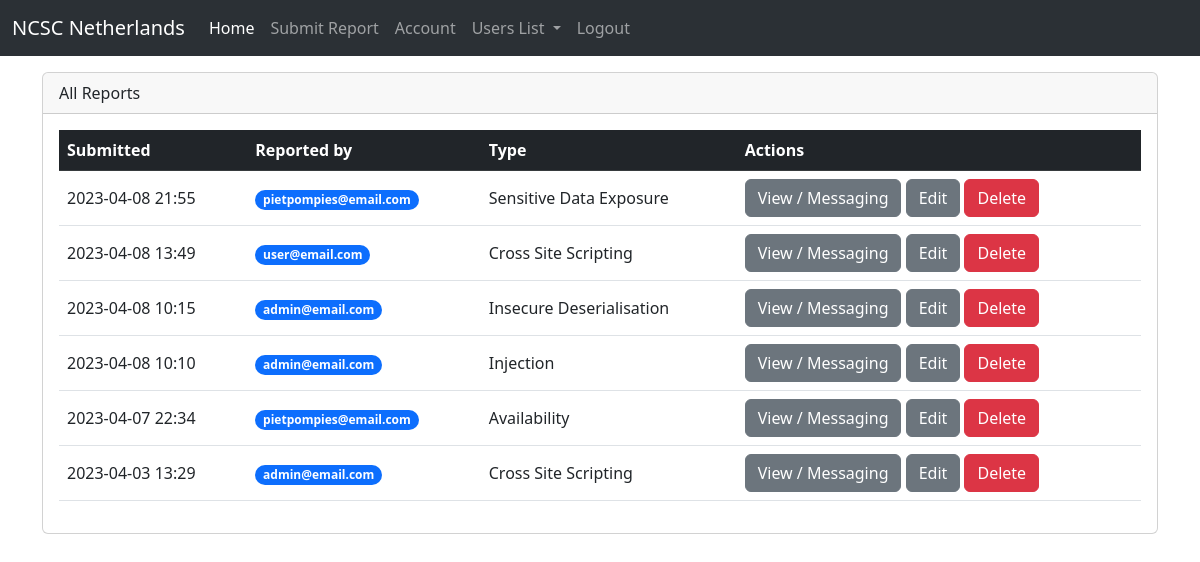
/dashboard (signed in), run on the app's committed database.
### App.py (models this page shows)
class User(db.Model, UserMixin):
    id = db.Column(db.Integer, primary_key=True)
    first_name = db.Column(db.String)
    surname_prefix = db.Column(db.String)
    surname = db.Column(db.String)
    email = db.Column(db.String, unique=True)
    password = db.Column(db.String)
    phone_number = db.Column(db.String)
    role = db.Column(db.String, default="User")
    is_deleted = db.Column(db.Boolean, default=False)
    enc_key = db.Column(db.String)
    userreports = db.relationship('Report', backref="user", lazy=True)
    usermessages = db.relationship('Message', backref="from_user", lazy=True)

### App.py (the view)
@app.route("/dashboard")
@login_required
def dashboard():
    if current_user.role == "Admin":
        reports_encr = db.session.query(Report) \
            .order_by(Report.date_time.desc()).all()
    else:
        reports_encr = db.session.query(Report) \
            .where(current_user.id == Report.user_id) \
            .order_by(Report.date_time.desc()).all()
    reports = []
    for rep in reports_encr:
        content = decrypt_data(rep.report_content, rep.user.enc_key)
        content['vulnerability'] = " ".join(map(str.capitalize, content['vulnerability'].split("_")))
        other_fields = {
            "id": rep.id,
            "user_id": rep.user_id,
            "date_time": rep.date_time.strftime('%Y-%m-%d %H:%M'),
            "user_email": rep.user.email
        }
        other_fields.update(content)
        reports.append(other_fields)
    return render_template("dashboard.html", reports=reports, role=current_user.role)

### App.py (called while the page is built)
@login_manager.user_loader
def load_user(user_id):
    return User.query.get(int(user_id))

### encrypt.py (called while the page is built)
def decrypt_data(encrypted_data, dec_key):
    fernet = Fernet(dec_key)
    decrypted_data = fernet.decrypt(encrypted_data)
    json_data = json.loads(decrypted_data.decode())
    return json_data

### templates/dashboard.html (shortened to what this page needs)
{% extends 'base.html' %}
{% block body %}
    <div class="container">
        <div class="card">
            <div class="card-header">
                {% if role == "Admin" %}
                    All Reports
                {% else %}
                    Your Reports
                {% endif %}
            </div>
            <div class="card-body" style="max-height: 30rem;overflow-y: auto;">
                <table class="table">
                    <thead class="table-dark">
                    <tr>
                        <th>Submitted</th>
                        {% if role == "Admin" %}<th>Reported by</th>{% endif %}
                        <th>Type</th>
                        <th>Actions</th>
                    </tr>
                    </thead>
                    <tbody>
                    {% for report in reports %}
                        <tr>
                            <td class="align-middle">{{ report.date_time }}</td>
                            {% if role == "Admin" %}<td class="align-middle">
                                <a href="{{ url_for('getaccount', email=report.user_email) }}" class="badge rounded-pill bg-primary text-decoration-none">{{ report.user_email }}</a></td>{% endif %}
                            <td class="align-middle">{{ report.vulnerability }}</td>
                            <td class="align-middle">
                                <a href="{{ url_for('messaging', report_id=report.id)}}" class="btn btn-secondary">View / Messaging</a>
                                <a href="{{ url_for('editreport', report_id=report.id)}}" class="btn btn-secondary">Edit</a>
                                {% if role == "Admin" %}<button type="button" class="btn btn-danger delete-report-btn" data-toggle="modal" data-target="#confirm-delete-modal-{{ report.id }}">Delete</button>{% endif %} </td>
                        </tr>
                    {% endfor %}
                </table>
            </div>
        </div>
    </div>
{% endblock %}

### templates/base.html (style rules this page uses)
html, body { scroll-behavior: smooth; }

### data on the page
User: date_time "2023-04-08 21:55", user_email "pietpompies@email.com", vulnerability "Sensitive Data Exposure", date_time "2023-04-07 22:34", vulnerability "Availability"
User: date_time "2023-04-08 13:49", user_email "user@email.com", vulnerability "Cross Site Scripting"
User: date_time "2023-04-08 10:15", user_email "admin@email.com", vulnerability "Insecure Deserialisation", date_time "2023-04-08 10:10", vulnerability "Injection", date_time "2023-04-03 13:29", vulnerability "Cross Site Scripting"
